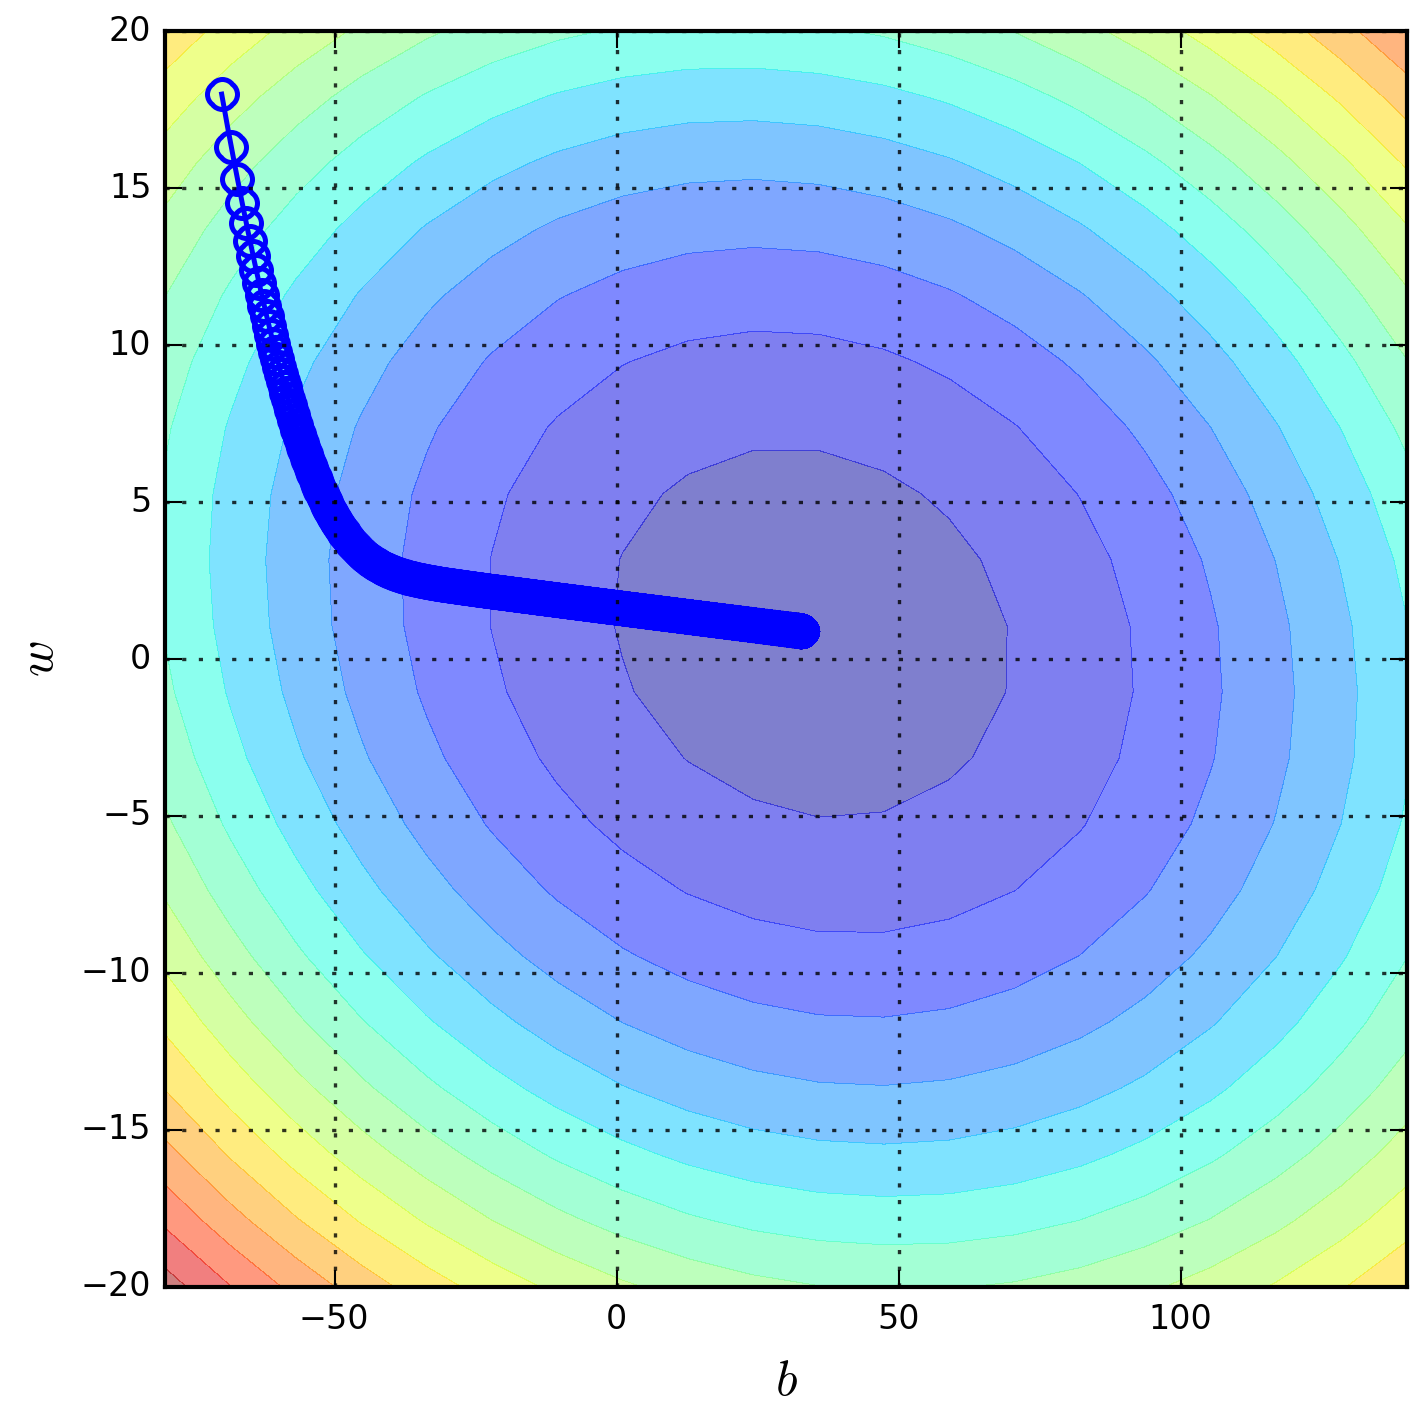

The script that saved this image:
"""
Exercise: Gradient Descent

@auth: Yu-Hsiang Fu
@date: 2018/08/07
"""
# --------------------------------------------------------------------------------
# 1.Import packages
# --------------------------------------------------------------------------------
import matplotlib.pyplot as plt
import numpy as np
import sys


# --------------------------------------------------------------------------------
# 2.Const variables
# --------------------------------------------------------------------------------
# plot variable
PLOT_X_SIZE = 5
PLOT_Y_SIZE = 5
PLOT_DPI = 300
PLOT_FORMAT = 'png'


# --------------------------------------------------------------------------------
# 3.Define function
# --------------------------------------------------------------------------------
def gradient_descent(x_data, y_data, bias, weight, rate_learning, num_iteration):
    bias_history = [bias]
    weight_history = [weight]
    bias_rate = 0.0
    weight_rate = 0.0

    # DO gradient-descent
    for t in range(num_iteration):
        bias_grad = 0.0
        weight_grad = 0.0

        for i in range(len(x_data)):
            # dL/db = 2 * y - (b + w * x) * -1
            bias_grad += 2.0 * (y_data[i] - bias - (weight * x_data[i])) * -1.0

            # dL/dw = 2 * y - (b + w * x) * -x
            weight_grad += 2.0 * (y_data[i] - bias - (weight * x_data[i])) * -x_data[i]

        # Adagrad
        bias_rate += pow(bias_grad, 2)
        weight_rate += pow(weight_grad, 2)

        # update bias and weight
        bias += -(rate_learning / np.sqrt(bias_rate)) * bias_grad
        weight += -(rate_learning / np.sqrt(weight_rate)) * weight_grad

        # store updated-results
        bias_history.append(bias)
        weight_history.append(weight)

    # final results
    print("final results")
    print("b:", bias_history[-1])
    print("w:", weight_history[-1])

    return (bias_history, weight_history)


def draw_contour_plot(x_data, y_data, theta_history):
    # plot-xy-range
    x_left, x_right = -80, 140
    y_left, y_right = -20, 20

    # plot-grid
    num_level = 20
    x = np.linspace(x_left, x_right, num_level)
    y = np.linspace(y_left, y_right, num_level)
    X, Y = np.meshgrid(x, y)
    Z = np.zeros((len(x), len(y)))

    for i in range(len(x)):
        for j in range(len(y)):
            bias = x[i]
            weight = y[j]

            for k in range(len(x_data)):
                Z[j][i] += pow(y_data[k] - (bias + weight * x_data[k]), 2)

            Z[j][i] /= len(x_data)

    # --------------------------------------------------
    # unpack data
    bias_history, weight_history = theta_history

    # create a figure
    fig, ax = plt.subplots(figsize=(PLOT_X_SIZE, PLOT_Y_SIZE), facecolor="w")

    # draw plot
    ax.plot(bias_history, weight_history, "o-", ms=7, lw=1.2, mew=1.2, markevery=2, fillstyle="none", c="b")

    # --------------------------------------------------
    # plot setting
    ax.contourf(X, Y, Z, num_level, alpha=0.5, cmap=plt.get_cmap("jet"))
    ax.grid(color="k", linestyle="dotted", linewidth=0.8, alpha=0.8)
    ax.set_xlabel(r"$b$", fontdict={"fontsize": 12})
    ax.set_ylabel(r"$w$", fontdict={"fontsize": 12})
    ax.set_xlim(x_left, x_right)
    ax.set_ylim(y_left, y_right)
    # ax.set_xticks(())
    # ax.set_yticks(())
    ax.tick_params(axis="both", direction="in", which="major", labelsize=8)

    # save the figure
    image_path = "gradient-descent.{0}".format(PLOT_FORMAT)
    plt.tight_layout()
    plt.savefig(image_path, dpi=PLOT_DPI, format=PLOT_FORMAT, bbox_inches='tight', pad_inches=0.05)
    plt.close()


# --------------------------------------------------------------------------------
# 4.Main function
# --------------------------------------------------------------------------------
def main_function():
    # data: y = x^2
    x_data = list(np.random.uniform(-10, 10, 100))
    y_data = [pow(x, 2) for x in x_data]

    # --------------------------------------------------
    # linear-regression model: y = b + (w * x), parameters: theda = (b, w)
    bias_initial = -70   # or np.random.uniform(-80.0, 140.0)
    weight_initial = 18  # or np.random.uniform(-20, 20)

    # train model by using gradient descent, theta_history = (bias_history, weight_history)
    rate_learning = 1
    num_iteration = 10000
    theta_history = gradient_descent(x_data, y_data, bias_initial, weight_initial, rate_learning, num_iteration)

    # --------------------------------------------------
    # draw a contour-plot of parameters' changes
    draw_contour_plot(x_data, y_data, theta_history)


if __name__ == '__main__':
    main_function()
